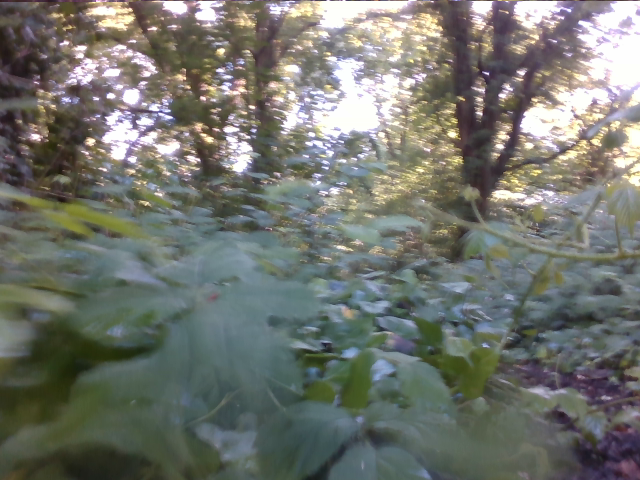
#> input picture GB.png, 640 x 480 px
$ python FilterGreenPlant.py
#> lines starting #> are read from the running program, lines starting #| are printed output that depends on the picture; after the words box and inside, x2 and y2 are one past the last pixel; in counts of white or black regions, pixels touching at a corner belong together
import numpy as np
import cv2 as cv
import pandas as pd
import csv
filename='GB.png'
Test=cv.imread(filename)
#> Test is the input picture: shape (480, 640, 3); mean B, G, R 110.1, 116.7, 114.2
TestHSV=cv.cvtColor(Test,cv.COLOR_BGR2HSV)
#> TestHSV: shape (480, 640, 3); mean H, S, V 67.4, 47.7, 123.1
mask = cv.inRange(TestHSV, (10, 10, 40), (120, 255,255))
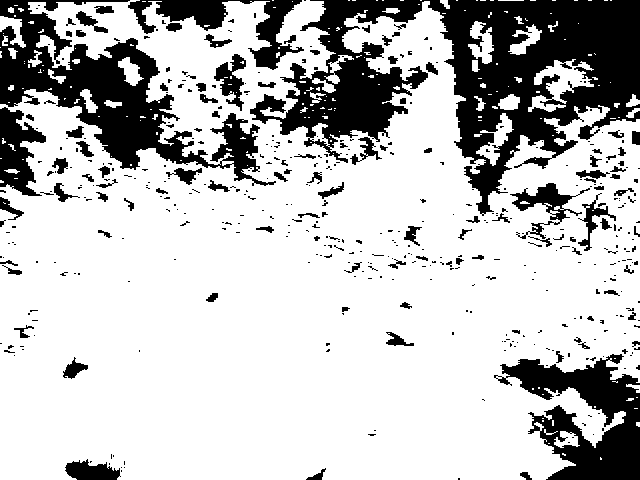
#> mask: shape (480, 640); 75.2% white; 466 black regions (356 under 20 px), largest, box (x1, y1, x2, y2) and area: (250, 0, 640, 216) 34157, (0, 0, 276, 186) 15279, (494, 354, 640, 480) 9109
imask = mask>0
green = np.zeros_like(Test, np.uint8)
green[imask] = Test[imask]
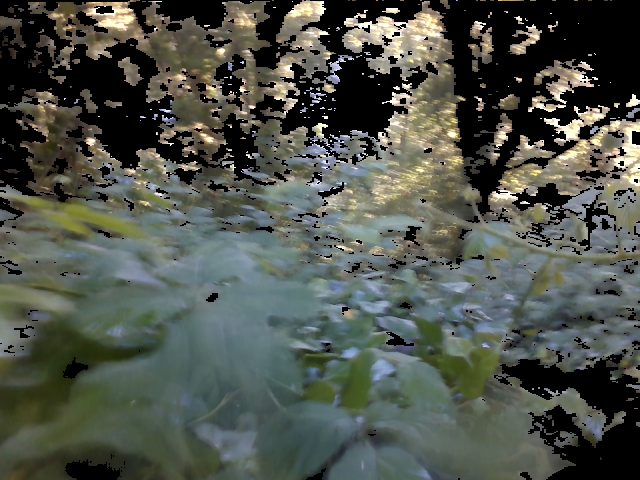
#> green: shape (480, 640, 3); mean B, G, R 75.1, 83.3, 78.5
## save
r,g,b=cv.split(green)
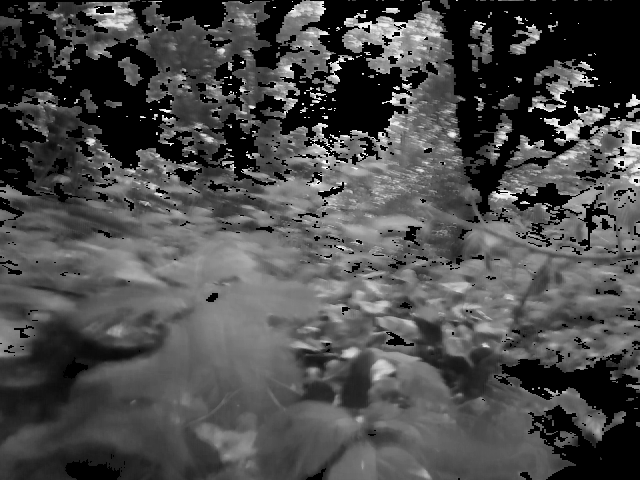
#> r: shape (480, 640); min 0, max 255, mean 75.1
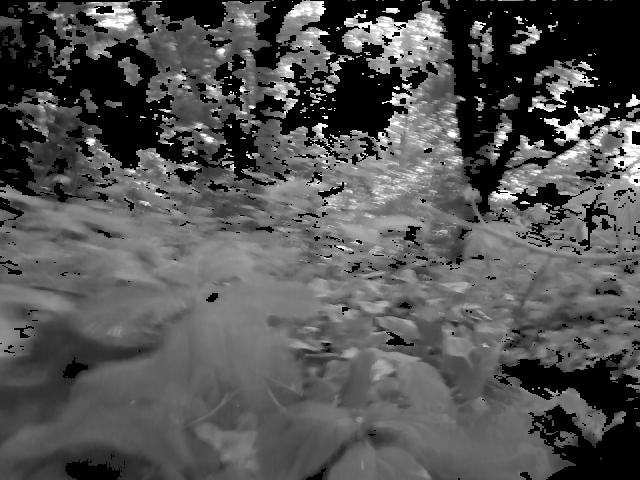
#> g: shape (480, 640); min 0, max 255, mean 83.3
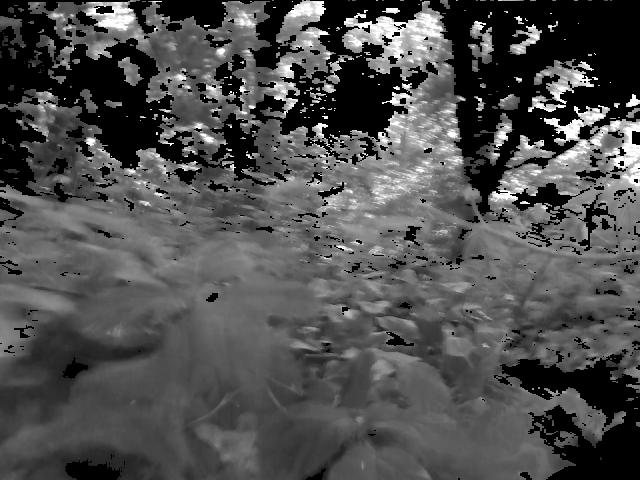
#> b: shape (480, 640); min 0, max 255, mean 78.5
gh=cv.equalizeHist(g)
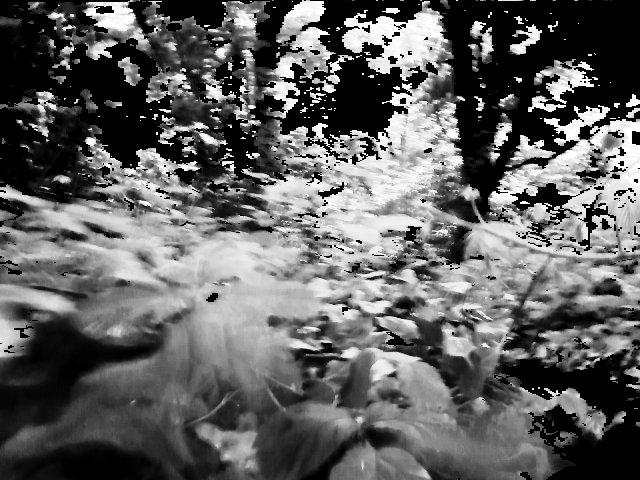
#> gh: shape (480, 640); min 0, max 255, mean 96.8
cv.imwrite(filename, g)

$ run again, with GS.png copied over GB.png
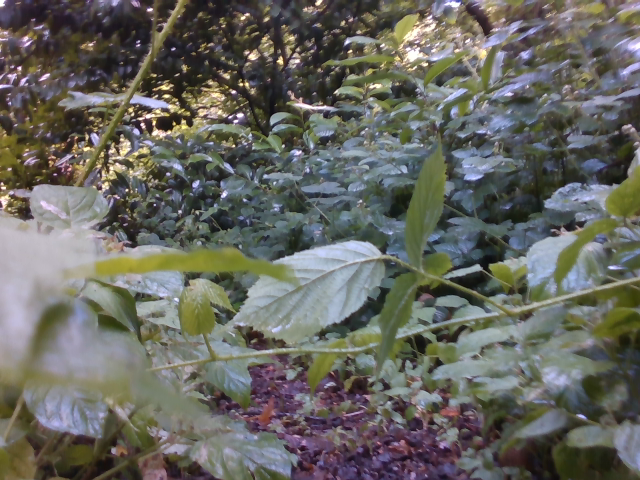
#> input picture GS.png, 640 x 480 px
#> Test is the input picture: shape (480, 640, 3); mean B, G, R 96.4, 102.8, 102.9
#> TestHSV: shape (480, 640, 3); mean H, S, V 71.6, 56.3, 111
#> `mask = cv.inRange(TestHSV, (10, 10, 40), (120, 255,255))`:
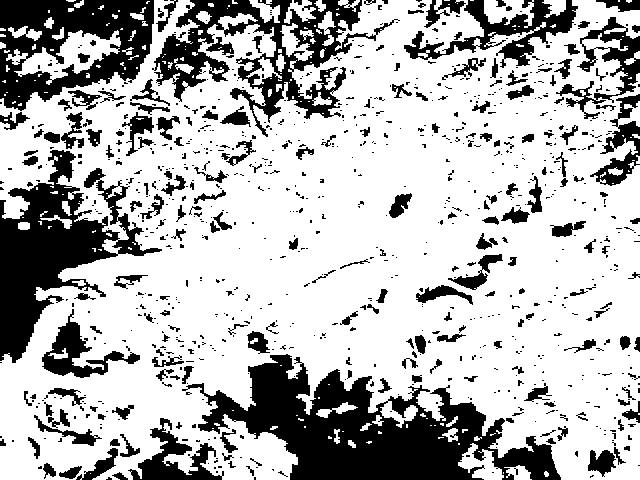
#> mask: shape (480, 640); 71.5% white; 910 black regions (698 under 20 px), largest, box (x1, y1, x2, y2) and area: (182, 354, 561, 480) 21060, (0, 150, 162, 363) 12567, (152, 0, 400, 137) 10037
#> `gh=cv.equalizeHist(g)`:
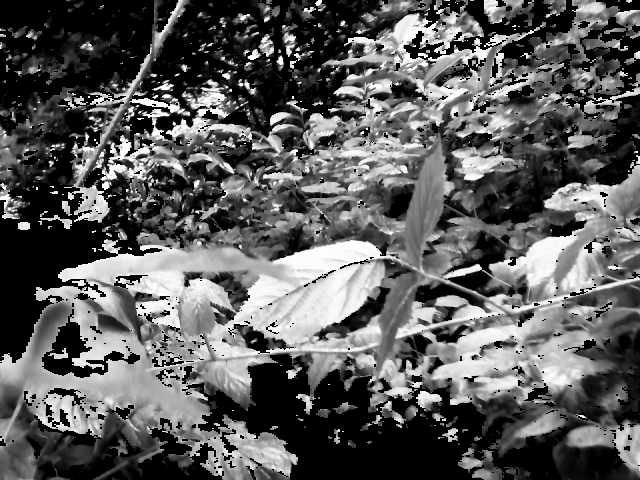
#> gh: shape (480, 640); min 0, max 255, mean 91.9

$ run again, with TL.png copied over GB.png
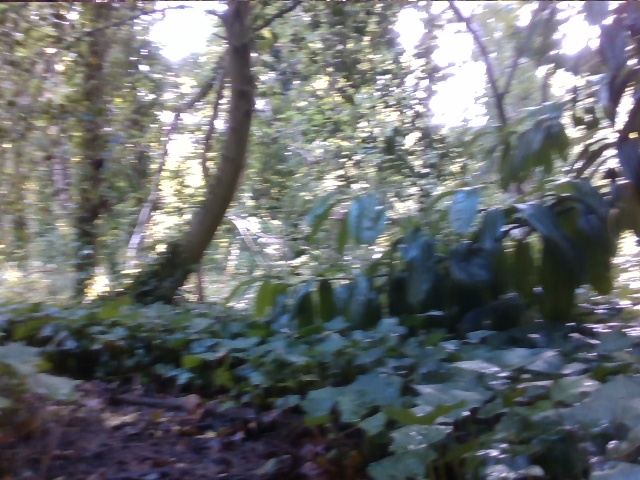
#> input picture TL.png, 640 x 480 px
#> Test is the input picture: shape (480, 640, 3); mean B, G, R 110.9, 109.2, 105.3
#> TestHSV: shape (480, 640, 3); mean H, S, V 80.3, 50.6, 117.6
#> `mask = cv.inRange(TestHSV, (10, 10, 40), (120, 255,255))`:
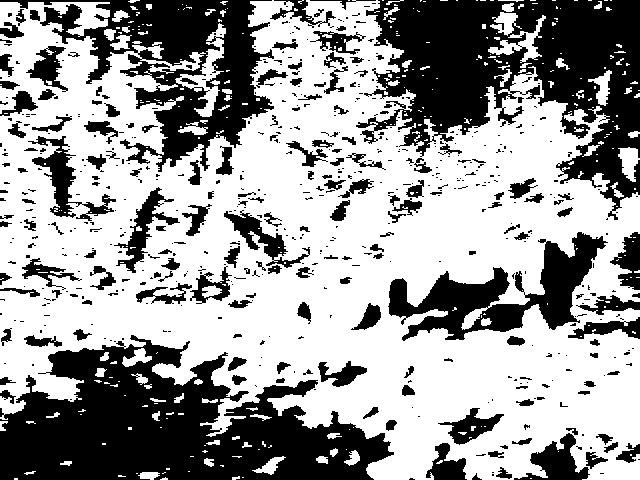
#> mask: shape (480, 640); 61.3% white; 596 black regions (417 under 20 px), largest, box (x1, y1, x2, y2) and area: (0, 335, 394, 480) 33144, (356, 0, 640, 220) 30562, (0, 0, 274, 172) 16790
#> `gh=cv.equalizeHist(g)`:
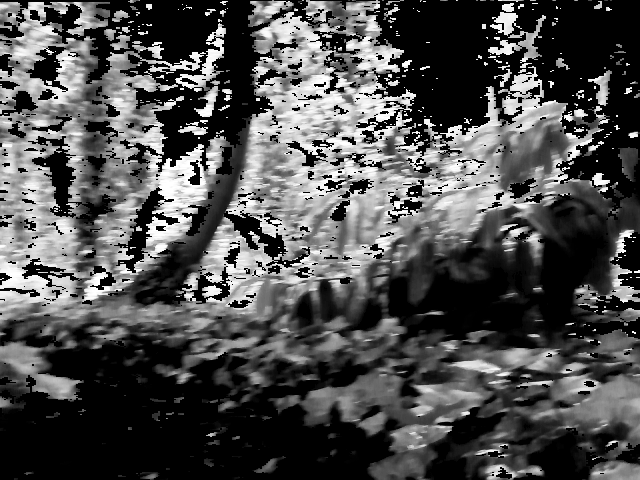
#> gh: shape (480, 640); min 0, max 255, mean 78.7

$ run again, with TR.png copied over GB.png
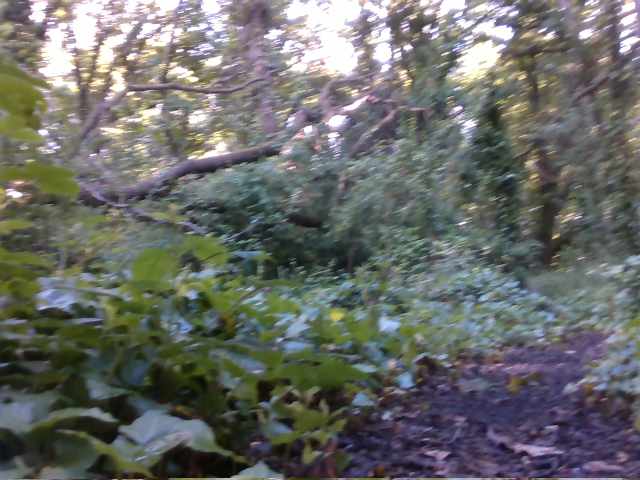
#> input picture TR.png, 640 x 480 px
#> Test is the input picture: shape (480, 640, 3); mean B, G, R 104.1, 107.4, 105.5
#> TestHSV: shape (480, 640, 3); mean H, S, V 77.2, 53.4, 115.6
#> `mask = cv.inRange(TestHSV, (10, 10, 40), (120, 255,255))`:
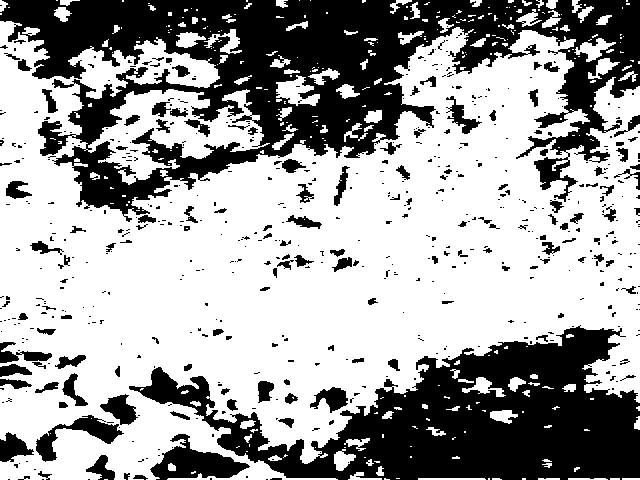
#> mask: shape (480, 640); 63.3% white; 570 black regions (431 under 20 px), largest, box (x1, y1, x2, y2) and area: (0, 0, 640, 222) 58675, (129, 325, 640, 480) 36828, (150, 434, 250, 480) 2178
#> `gh=cv.equalizeHist(g)`:
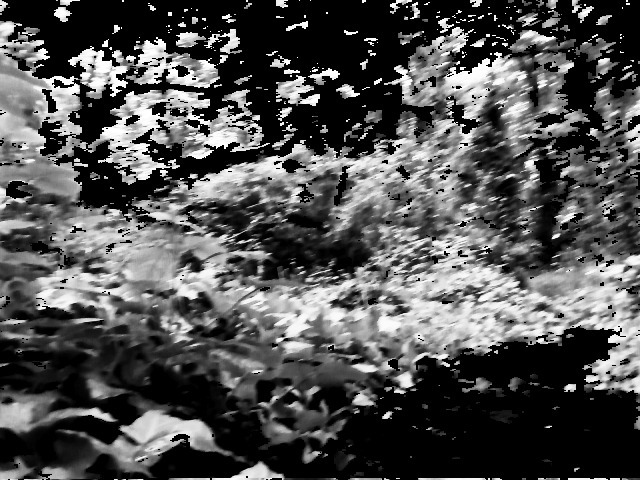
#> gh: shape (480, 640); min 0, max 255, mean 81.3
